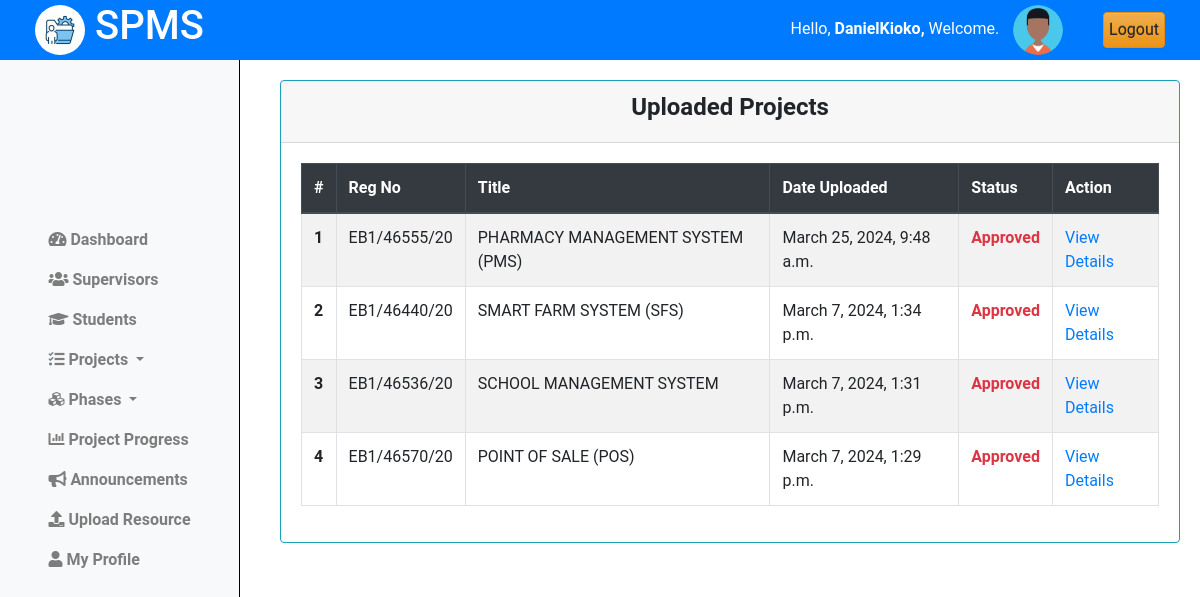
/coordinator/view_projects/ (signed in), run on the app's committed database.
### projectsApp/models.py (models this page shows, shortened)
class Coordinator(AbstractUser):
    pass

class Projects(models.Model):
    student = models.ForeignKey(Student, on_delete=models.CASCADE)
    title = models.CharField(max_length=255)
    description = models.TextField()
    objectives = models.TextField()
    lecturer = models.ForeignKey(Lecturer, on_delete=models.SET_NULL, null=True, blank=True)
    status = models.CharField(max_length=50, choices=[
        ('pending', 'Pending'),
        ('approved', 'Approved'),
        ('rejected', 'Rejected')
    ], default='Pending')
    created_at = models.DateTimeField(auto_now_add=True)
    updated_at = models.DateTimeField(auto_now=True)

class Student(models.Model):
    regno = models.CharField(max_length=255, unique=True)
    email = models.EmailField(max_length=255, unique=True)
    name = models.CharField(max_length=255)
    phone_number = models.IntegerField(null=True, blank=True)
    intake_year = models.PositiveSmallIntegerField(default=2024)
    password = models.CharField(max_length=128, null=False, blank=False)
    user_id = models.AutoField(primary_key=True)
    last_login = models.DateTimeField(blank=True, null=True)
    USERNAME_FIELD = 'email'
    REQUIRED_FIELDS = ['regno', 'name', 'phone_number']
    class Meta:
        db_table = "students"

### projectsApp/AccessControl.py (the view)
    @login_required
    def wrapper(request, *args, **kwargs):
        if not isinstance(request.user, Coordinator):
            return redirect('cordinator_login')
        return function(request, *args, **kwargs)

### projectsApp/AccessControl.py (called while the page is built)
def coordinator_required(function):
    @login_required
    def wrapper(request, *args, **kwargs):
        if not isinstance(request.user, Coordinator):
            return redirect('cordinator_login')
        return function(request, *args, **kwargs)
    return wrapper

### projectsApp/views.py (called while the page is built)
@coordinator_required
def view_projects(request):
    projects = Projects.objects.all().order_by('-created_at')
    context = {
        'projects':projects
        }
    return render(request, 'cordinator/projects.html',context)

### projectsApp/templates/cordinator/projects.html
{% extends 'base_cord.html' %}
{% load static %}
{% block content %}
{% include 'column1_cord.html' %}
<div class="content">
    <div class="container-fluid">
        <div class="row">
            <div class="card border-info">
                <div class="card-header text-center">
                    <h4><b>Uploaded Projects</b></h4>
                </div>
                <div class="card-body">
                    <table class="table table-bordered table-hover  table-striped border-info">
                        <thead class="thead-dark">
                            <tr>
                                <th scope="col">#</th>
                                <th scope="col">Reg No</th>
                                <th scope="col">Title</th>
                                <th scope="col">Date Uploaded</th>
                                <th scope="col">Status</th>
                                <th scope="col">Action</th>
                            </tr>
                        </thead>
                        <tbody>
                            {% if projects.exists %}
                                {% for project in projects %}
                                    <tr>
                                        <th scope="row">{{forloop.counter}}</th>
                                        <td>{{project.student.regno|upper}}</td>
                                        <td>{{project.title|upper}}</td>
                                        <td>{{project.created_at}}</td>
                                        <td class="text-danger "><b>{{project.status|title}}</b></td>
                                        <td><a href="{% url "view_project_details" project.id%}"> View Details </a></td>
                                    </tr>
                            {% endfor %}
                            {% else %}
                                <tr>
                                    <td colspan="6" class="text-center text-danger">No Uploaded projects found.</td>
                                </tr>
                            {% endif %}
                        </tbody>
                    </table>
                </div>
            </div>
        </div>
    </div>
</div>
<link rel="stylesheet" href="{% static 'css/mystudents.css' %}">
{% endblock %}

### projectsApp/templates/base_cord.html (shortened to what this page needs)
{% load static %}
<!doctype html>
<html class="no-js h-100" lang="en">
  <head>
    <link href="https://use.fontawesome.com/releases/v5.0.6/css/all.css" rel="stylesheet">
    <link href="https://stackpath.bootstrapcdn.com/bootstrap/4.5.2/css/bootstrap.min.css" rel="stylesheet">
    <link rel="stylesheet" href="https://cdn.jsdelivr.net/npm/bootstrap@3.3.7/dist/css/bootstrap-theme.min.css">
</head>
<body>
    <header>
        <div class="container-fluid">
            <div class="row align-items-center">
                <div class="col-md-3">
                    <div class="left">
                        <img src="{% static 'images/logo.jpg' %}" alt="Logo" class="logo">
                        <h1>SPMS</h1>
                    </div>
                </div>
                <div class="col-md-9 d-flex justify-content-end">
                    <div class="row align-items-center">
                        <div class="col-auto">
                            <span class="username mb-3" style="padding:10px;">
                                Hello,
                                <strong>
                                    {% if request.user.is_authenticated %}
                                        {% if request.user.is_staff %}
                                            {{ request.user.username }},
                                        {% else %}
                                            {{ request.user.name }},
                                        {% endif %}
                                    {% else %}
                                        Guest,
                                    {% endif %}
                                </strong>
                                Welcome.
                            </span>
                            <img src="{% static 'images/profile.png'%}" alt="Profile Picture" class="profile-pic">
                        </div>
                        <div class="col-auto">
                            <a href="{% url 'logout' %}" class="btn btn-warning" style="padding:5px;">Logout</a>
                        </div>
                    </div>
                </div>
            </div>
        </div>
    </header>
    {% block content %}
    {% endblock %}
</body>
</html>

### projectsApp/static/css/mystudents.css (style rules this page uses)
.content { margin-left: 250px; padding: 20px; margin-top: 60px; }
.card { width: 100%; margin-left: 10px; }

### projectsApp/templates/base_cord.html (style rules this page uses)
body { font-family: 'Roboto', sans-serif; margin: 0; padding: 0; }
header { background-color: #007BFF; color: white; display: flex; justify-content: space-between; align-items: center; text-align: center; padding: 10px 20px; z-index: 20; position: fixed; top: 0; left: 0; width: 100%; height: 60px; }
header .left { display: flex; align-items: center; }
header .logo { width: 50px; height: 50px; margin-right: 10px; border-radius: 50%; }
header .profile-pic { width: 50px; height: 50px; border-radius: 50%; margin-right: 10px; }

### data on the page
Coordinator: user.username "DanielKioko"
Projects: student.regno "EB1/46555/20", title "PHARMACY MANAGEMENT SYSTEM (PMS)", created_at "March 25, 2024, 9:48 a.m.", status "Approved"
Projects: student.regno "EB1/46440/20", title "SMART FARM SYSTEM (SFS)", created_at "March 7, 2024, 1:34 p.m.", status "Approved"
Projects: student.regno "EB1/46536/20", title "SCHOOL MANAGEMENT SYSTEM", created_at "March 7, 2024, 1:31 p.m.", status "Approved"
Projects: student.regno "EB1/46570/20", title "POINT OF SALE (POS)", created_at "March 7, 2024, 1:29 p.m.", status "Approved"
